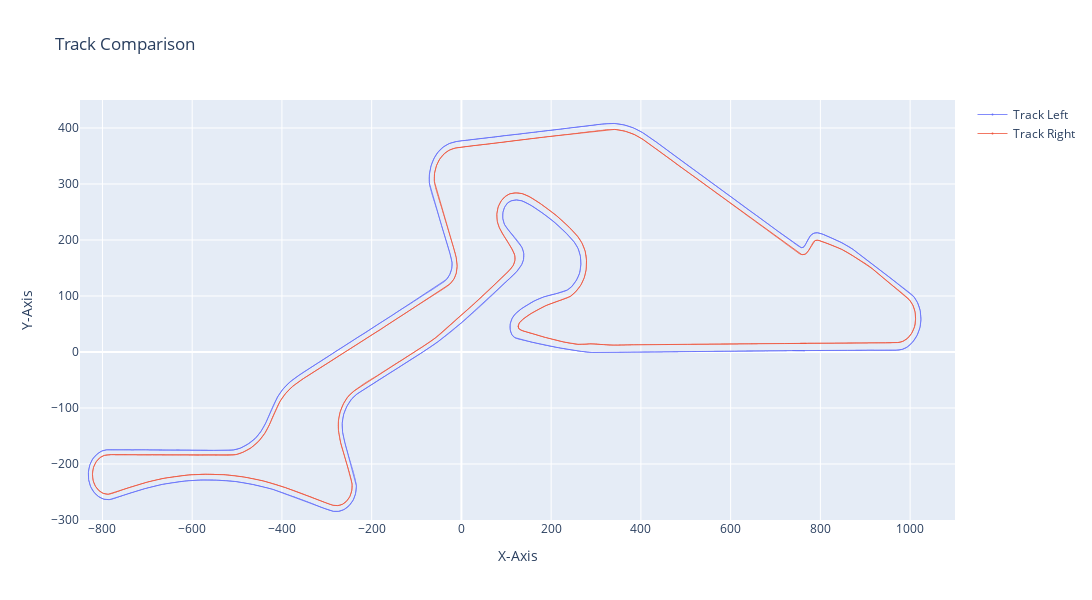

Write notebook code for a chart like this one.
### Code cell
fig = go.Figure()
fig.add_trace(go.Scatter(
        x=track_left['X-Coords'], 
        y=track_left['Y-Coords'], 
        mode='lines+markers',  # Change to 'lines+markers' to show dots
        name='Track Left', 
        line=dict(width=0.8),
        marker=dict(size = 0.8),
        text='Index: ' + track_left['index'],  # Add index information for hover
        hoverinfo='text+x+y'  # Customize hover information
    )
)

fig.add_trace(go.Scatter(
        x=track_right['X-Coords'], 
        y=track_right['Y-Coords'], 
        mode='lines+markers',  # Change to 'lines+markers' to show dots
        name='Track Right', 
        line=dict(width=0.8),
        marker=dict(size = 0.8),
        text='Index: ' + track_right['index'],  # Add index information for hover
        hoverinfo='text+x+y'  # Customize hover information
    ))
fig.update_layout(title='Track Comparison', xaxis_title='X-Axis', yaxis_title='Y-Axis')

# change size of the plot
fig.update_layout(
    autosize=False,
    width=1200,
    height=600,
)

default_zoom_x = [-850, 1100]  # Replace these with your desired x-axis range
default_zoom_y = [-300, 450]  # Replace these with your desired y-axis range 

fig.update_xaxes(range=default_zoom_x)
fig.update_yaxes(range=default_zoom_y)

fig.show()

### Figure 1 — Plotly figure (JSON) as saved in the notebook; plotly's stock layout.template omitted (floating-point values rounded to 4 significant figures; data arrays with more than 128 entries replaced by an {"elided": "..."} marker saying what was removed)
{"data": [{"hoverinfo": "text+x+y", "line": {"width": 0.8}, "marker": {"size": 0.8}, "mode": "lines+markers", "name": "Track Left", "text": {"elided": "4617 str values"}, "type": "scatter", "x": {"elided": "4617 float values"}, "y": {"elided": "4617 float values"}}, {"hoverinfo": "text+x+y", "line": {"width": 0.8}, "marker": {"size": 0.8}, "mode": "lines+markers", "name": "Track Right", "text": {"elided": "4596 str values"}, "type": "scatter", "x": {"elided": "4596 float values"}, "y": {"elided": "4596 float values"}}], "layout": {"autosize": false, "height": 600, "title": {"text": "Track Comparison"}, "width": 1200, "xaxis": {"range": [-850, 1100], "title": {"text": "X-Axis"}}, "yaxis": {"range": [-300, 450], "title": {"text": "Y-Axis"}}}}
